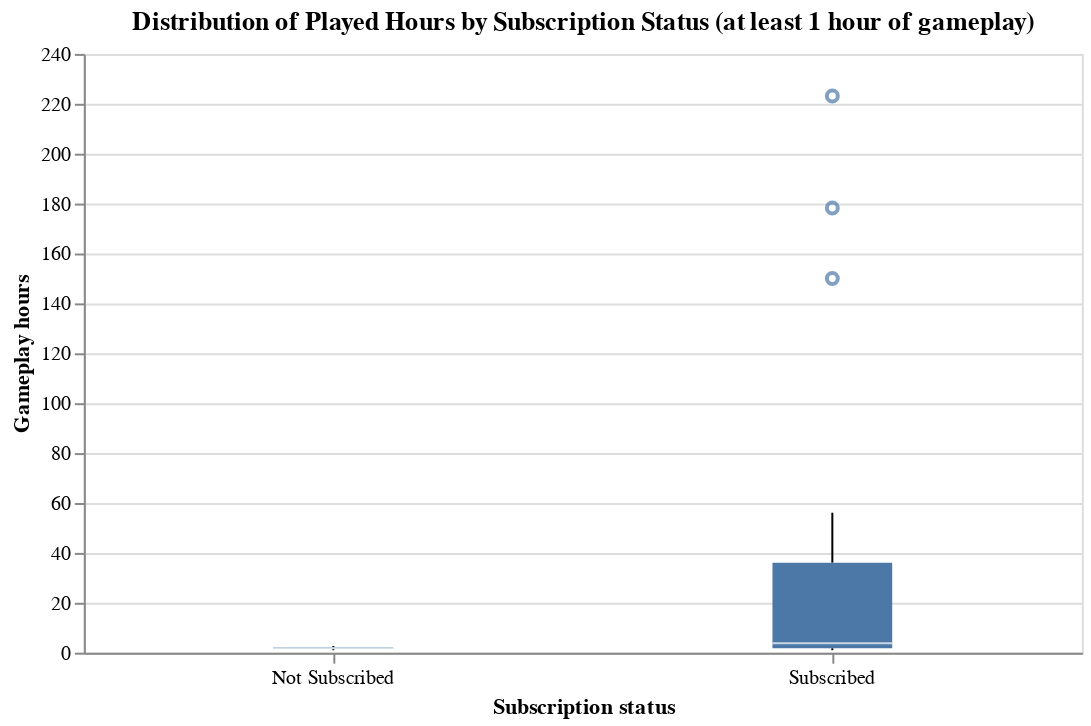

The cell this chart's notebook holds for it:
### Markdown cell above
Comparing this with our baseline subscription counts, there appears to be essentially no association between very low gameplay hours and subscription status.

### Code cell
# Gameplay hours vs subscription status (at least 1 hour played)
high_hours_plot = (
    alt.Chart(df_train.loc[df_train["played_hours"] >= 1])
    .mark_boxplot(size=60)
    .encode(
        x=alt.X("subscribe_label").title("Subscription status").axis(labelAngle=0),
        y=alt.Y("played_hours").title("Gameplay hours"),
    )
    .properties(
        width=500,
        title="Distribution of Played Hours by Subscription Status (at least 1 hour of gameplay)",
    )
)
high_hours_plot

### Figure 1 — Vega specification as saved in the notebook (floating-point values rounded to 4 significant figures)
{"$schema": "https://vega.github.io/schema/vega/v5.json", "data": [{"name": "source_0"}, {"name": "data_0"}, {"name": "data_1", "values": [{"played_hours": 178.2, "subscribe_label": "Subscribed"}, {"played_hours": 223.1, "subscribe_label": "Subscribed"}, {"played_hours": 150.0, "subscribe_label": "Subscribed"}]}, {"name": "data_2"}, {"name": "data_3", "values": [{"lower_box_played_hours": 1.8, "lower_whisker_played_hours": 1.0, "subscribe_label": "Subscribed", "upper_whisker_played_hours": 56.1}, {"lower_box_played_hours": 1.55, "lower_whisker_played_hours": 1.0, "subscribe_label": "Not Subscribed", "upper_whisker_played_hours": 2.7}]}, {"name": "data_4", "values": [{"lower_whisker_played_hours": 1.0, "subscribe_label": "Subscribed", "upper_box_played_hours": 36.05, "upper_whisker_played_hours": 56.1}, {"lower_whisker_played_hours": 1.0, "subscribe_label": "Not Subscribed", "upper_box_played_hours": 2.2, "upper_whisker_played_hours": 2.7}]}, {"name": "data_5"}, {"name": "data_6", "values": [{"lower_box_played_hours": 1.8, "max_played_hours": 223.1, "mid_box_played_hours": 3.8, "min_played_hours": 1.0, "subscribe_label": "Subscribed", "upper_box_played_hours": 36.05}, {"lower_box_played_hours": 1.55, "max_played_hours": 2.7, "mid_box_played_hours": 1.8, "min_played_hours": 1.0, "subscribe_label": "Not Subscribed", "upper_box_played_hours": 2.2}]}, {"name": "data_7", "values": [{"lower_box_played_hours": 1.8, "max_played_hours": 223.1, "mid_box_played_hours": 3.8, "min_played_hours": 1.0, "subscribe_label": "Subscribed", "upper_box_played_hours": 36.05}, {"lower_box_played_hours": 1.55, "max_played_hours": 2.7, "mid_box_played_hours": 1.8, "min_played_hours": 1.0, "subscribe_label": "Not Subscribed", "upper_box_played_hours": 2.2}]}, {"name": "data_1_x_domain_subscribe_label_0", "values": [{"subscribe_label": "Subscribed"}]}, {"name": "data_3_x_domain_subscribe_label_1", "values": [{"subscribe_label": "Subscribed"}, {"subscribe_label": "Not Subscribed"}]}, {"name": "data_4_x_domain_subscribe_label_2", "values": [{"subscribe_label": "Subscribed"}, {"subscribe_label": "Not Subscribed"}]}, {"name": "data_6_x_domain_subscribe_label_3", "values": [{"subscribe_label": "Subscribed"}, {"subscribe_label": "Not Subscribed"}]}, {"name": "data_7_x_domain_subscribe_label_4", "values": [{"subscribe_label": "Subscribed"}, {"subscribe_label": "Not Subscribed"}]}], "marks": [{"type": "symbol", "name": "layer_0_layer_0_marks", "from": {"data": "data_1"}, "encode": {"update": {"y": {"field": "played_hours", "scale": "y"}, "fill": {"value": "transparent"}, "opacity": {"value": 0.7}, "stroke": {"value": "#4c78a8"}, "x": {"field": "subscribe_label", "scale": "x", "band": 0.5}}}, "style": ["point", "boxplot-outliers"]}, {"type": "rule", "name": "layer_0_layer_1_layer_0_marks", "from": {"data": "data_3"}, "encode": {"update": {"x": {"field": "subscribe_label", "scale": "x", "band": 0.5}, "y": {"field": "lower_whisker_played_hours", "scale": "y"}, "stroke": {"value": "black"}, "tooltip": {"signal": "{\"Upper Whisker of Gameplay hours\": format(datum[\"upper_whisker_played_hours\"], \"\"), \"Lower Whisker of Gameplay hours\": format(datum[\"lower_whisker_played_hours\"], \"\"), \"Subscription status\": isValid(datum[\"subscribe_label\"]) ? datum[\"subscribe_label\"] : \"\"+datum[\"subscribe_label\"]}"}, "y2": {"field": "lower_box_played_hours", "scale": "y"}}}, "aria": false, "style": ["rule", "boxplot-rule"]}, {"type": "rule", "name": "layer_0_layer_1_layer_1_marks", "from": {"data": "data_4"}, "encode": {"update": {"stroke": {"value": "black"}, "tooltip": {"signal": "{\"Upper Whisker of Gameplay hours\": format(datum[\"upper_whisker_played_hours\"], \"\"), \"Lower Whisker of Gameplay hours\": format(datum[\"lower_whisker_played_hours\"], \"\"), \"Subscription status\": isValid(datum[\"subscribe_label\"]) ? datum[\"subscribe_label\"] : \"\"+datum[\"subscribe_label\"]}"}, "y": {"field": "upper_box_played_hours", "scale": "y"}, "x": {"field": "subscribe_label", "scale": "x", "band": 0.5}, "y2": {"field": "upper_whisker_played_hours", "scale": "y"}}}, "aria": false, "style": ["rule", "boxplot-rule"]}, {"type": "rect", "name": "layer_1_layer_0_marks", "from": {"data": "data_6"}, "encode": {"update": {"y": {"field": "lower_box_played_hours", "scale": "y"}, "tooltip": {"signal": "{\"Max of Gameplay hours\": format(datum[\"max_played_hours\"], \"\"), \"Q3 of Gameplay hours\": format(datum[\"upper_box_played_hours\"], \"\"), \"Median of Gameplay hours\": format(datum[\"mid_box_played_hours\"], \"\"), \"Q1 of Gameplay hours\": format(datum[\"lower_box_played_hours\"], \"\"), \"Min of Gameplay hours\": format(datum[\"min_played_hours\"], \"\"), \"Subscription status\": isValid(datum[\"subscribe_label\"]) ? datum[\"subscribe_label\"] : \"\"+datum[\"subscribe_label\"]}"}, "xc": {"field": "subscribe_label", "scale": "x", "band": 0.5}, "y2": {"field": "upper_box_played_hours", "scale": "y"}, "fill": {"value": "#4c78a8"}, "width": {"value": 60}}}, "style": ["bar", "boxplot-box"]}, {"type": "rect", "name": "layer_1_layer_1_marks", "from": {"data": "data_7"}, "encode": {"update": {"height": {"value": 1}, "opacity": {"value": 0.7}, "width": {"value": 60}, "xc": {"field": "subscribe_label", "scale": "x", "band": 0.5}, "tooltip": {"signal": "{\"Max of Gameplay hours\": format(datum[\"max_played_hours\"], \"\"), \"Q3 of Gameplay hours\": format(datum[\"upper_box_played_hours\"], \"\"), \"Median of Gameplay hours\": format(datum[\"mid_box_played_hours\"], \"\"), \"Q1 of Gameplay hours\": format(datum[\"lower_box_played_hours\"], \"\"), \"Min of Gameplay hours\": format(datum[\"min_played_hours\"], \"\"), \"Subscription status\": isValid(datum[\"subscribe_label\"]) ? datum[\"subscribe_label\"] : \"\"+datum[\"subscribe_label\"]}"}, "yc": {"field": "mid_box_played_hours", "scale": "y"}, "fill": [{"value": "#4c78a8", "test": "datum['lower_box_played_hours'] >= datum['upper_box_played_hours']"}, {"value": "white"}]}}, "style": ["tick", "boxplot-median"], "aria": false}], "scales": [{"name": "x", "type": "band", "domain": {"fields": [{"data": "data_1_x_domain_subscribe_label_0", "field": "subscribe_label"}, {"data": "data_3_x_domain_subscribe_label_1", "field": "subscribe_label"}, {"data": "data_4_x_domain_subscribe_label_2", "field": "subscribe_label"}, {"data": "data_6_x_domain_subscribe_label_3", "field": "subscribe_label"}, {"data": "data_7_x_domain_subscribe_label_4", "field": "subscribe_label"}], "sort": true}, "range": [0, {"signal": "width"}], "paddingInner": 0, "paddingOuter": 0}, {"name": "y", "type": "linear", "domain": {"fields": [{"data": "data_1", "field": "played_hours"}, {"data": "data_3", "field": "lower_whisker_played_hours"}, {"data": "data_3", "field": "lower_box_played_hours"}, {"data": "data_4", "field": "upper_box_played_hours"}, {"data": "data_4", "field": "upper_whisker_played_hours"}, {"data": "data_6", "field": "lower_box_played_hours"}, {"data": "data_6", "field": "upper_box_played_hours"}, {"data": "data_7", "field": "mid_box_played_hours"}]}, "range": [{"signal": "height"}, 0], "nice": true, "zero": true}], "axes": [{"scale": "y", "grid": true, "maxExtent": 0, "minExtent": 0, "tickCount": {"signal": "ceil(height/40)"}, "aria": false, "gridScale": "x", "orient": "left", "zindex": 0, "ticks": false, "labels": false, "domain": false}, {"scale": "x", "title": "Subscription status", "labelBaseline": "top", "zindex": 0, "orient": "bottom", "grid": false, "labelAngle": 0}, {"scale": "y", "labelOverlap": true, "title": "Gameplay hours", "tickCount": {"signal": "ceil(height/40)"}, "orient": "left", "zindex": 0, "grid": false}], "title": {"text": "Distribution of Played Hours by Subscription Status (at least 1 hour of gameplay)", "frame": "group"}, "style": "cell", "height": 300, "background": "white", "width": 500, "padding": 5}
